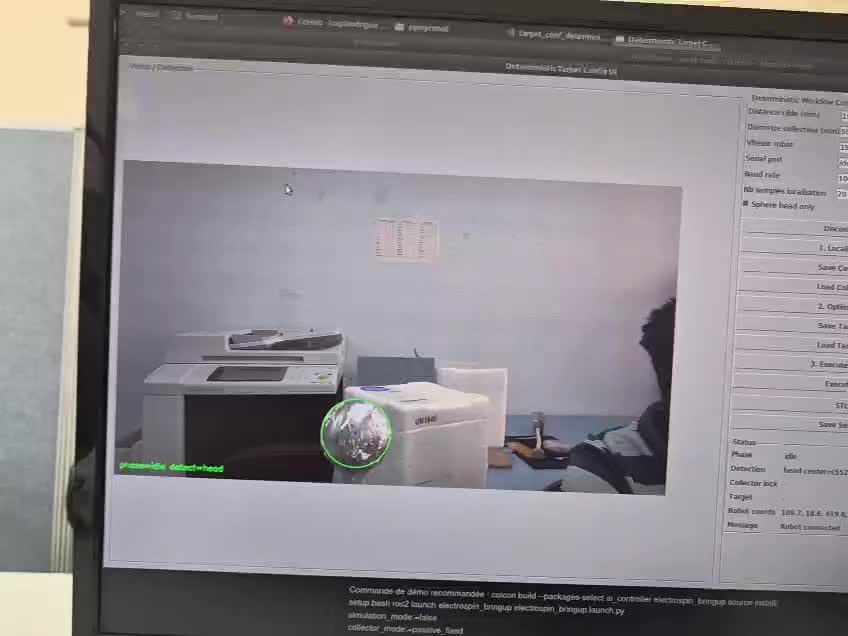
#> input picture tmp_video_frames2/vidA_01.jpg, 848 x 636 px, given in place of the camera
$ python real_time_collector_servo_safe.py
#> lines starting #> are read from the running program, lines starting #| are printed output that depends on the picture; after the words box and inside, x2 and y2 are one past the last pixel; in counts of white or black regions, pixels touching at a corner belong together
### tools/markerless_collector_tracker.py
#!/usr/bin/env python3
"""
Markerless collector tracker for a reflective spherical collector.

This script tracks the spherical collector directly from the image without an ArUco
marker. It estimates:
- image center of the sphere
- apparent radius in pixels
- approximate depth from known real diameter

This is useful to test whether the collector can still be followed when it moves,
but it is less reliable than a fiducial marker for full 3D pose estimation.
"""

from __future__ import annotations

import argparse
import json
import math
import sys
import time
from pathlib import Path
from typing import Dict, Optional, Tuple

import cv2
import numpy as np


def load_json(path: Path) -> Dict:
    with path.open("r", encoding="utf-8") as handle:
        return json.load(handle)


def save_json(path: Path, payload: Dict):
    path.write_text(json.dumps(payload, indent=2), encoding="utf-8")


def build_camera_matrix(width: int, height: int, cfg: Dict) -> Tuple[float, float, float, float]:
    fx = float(cfg.get("camera_fx", 0.0))
    fy = float(cfg.get("camera_fy", 0.0))
    cx = float(cfg.get("camera_cx", 0.0))
    cy = float(cfg.get("camera_cy", 0.0))
    hfov_deg = float(cfg.get("camera_hfov_deg", 69.0))

    if fx <= 0.0 or fy <= 0.0:
        hfov_rad = math.radians(max(hfov_deg, 1.0))
        fx = width / (2.0 * math.tan(hfov_rad / 2.0))
        fy = fx

    if cx <= 0.0:
        cx = width / 2.0
    if cy <= 0.0:
        cy = height / 2.0

    return fx, fy, cx, cy


def preprocess(frame_bgr: np.ndarray) -> np.ndarray:
    gray = cv2.cvtColor(frame_bgr, cv2.COLOR_BGR2GRAY)
    gray = cv2.GaussianBlur(gray, (9, 9), 1.6)
    return gray


def detect_circle_hough(gray: np.ndarray, cfg: Dict) -> Optional[Tuple[float, float, float]]:
    circles = cv2.HoughCircles(
        gray,
        cv2.HOUGH_GRADIENT,
        dp=float(cfg.get("hough_dp", 1.2)),
        minDist=float(cfg.get("hough_min_dist_px", 120.0)),
        param1=float(cfg.get("hough_param1", 120.0)),
        param2=float(cfg.get("hough_param2", 28.0)),
        minRadius=int(cfg.get("hough_min_radius_px", 40)),
        maxRadius=int(cfg.get("hough_max_radius_px", 320)),
    )
    if circles is None or len(circles[0]) == 0:
        return None
    best = circles[0][0]
    return float(best[0]), float(best[1]), float(best[2])


# [29 lines left out: function detect_circle_contour, not called in this run]


def estimate_depth_and_offset(
    center_x: float,
    center_y: float,
    radius_px: float,
    frame_width: int,
    frame_height: int,
    cfg: Dict,
) -> Dict:
    fx, fy, cx, cy = build_camera_matrix(frame_width, frame_height, cfg)
    sphere_diameter_m = float(cfg.get("sphere_diameter_m", 0.07))
    diameter_px = max(radius_px * 2.0, 1.0)
    z_m = fx * sphere_diameter_m / diameter_px
    x_m = (center_x - cx) * z_m / fx
    y_m = (center_y - cy) * z_m / fy
    return {
        "center_px": [float(center_x), float(center_y)],
        "radius_px": float(radius_px),
        "diameter_px": float(diameter_px),
        "camera_xyz_m": [float(x_m), float(y_m), float(z_m)],
    }


# [112 lines left out: function main, not called in this run]


# [8 lines that do not run on import are left out]

### tools/markerless_collector_pose_optimizer.py
#!/usr/bin/env python3
"""Markerless pose optimizer around a spherical collector for MyCobot 280."""

from __future__ import annotations

import argparse
import math
import sys
import time
from pathlib import Path
from typing import Dict, List, Tuple

import cv2
import numpy as np

from eye_in_hand_collector_servo import (
    build_transform_from_cfg,
    coords_deg_to_transform,
    load_json,
    make_transform,
    save_json,
    transform_to_coords_deg,
)
from markerless_collector_tracker import (
    detect_circle_contour,
    detect_circle_hough,
    estimate_depth_and_offset,
    preprocess,
)

try:
    from pymycobot.mycobot import MyCobot
    PYMCOBOT_AVAILABLE = True
except ImportError:
    PYMCOBOT_AVAILABLE = False


def normalize(vec: np.ndarray) -> np.ndarray:
    norm = float(np.linalg.norm(vec))
    if norm <= 1e-9:
        return vec.copy()
    return vec / norm


# [40 lines left out: functions rotation_angle_deg, look_at_rotation, build_local_basis, candidate_offsets, not called in this run]


def inside_workspace(position_mm: np.ndarray, cfg: Dict) -> bool:
    return (
        float(cfg["workspace_x_min_mm"]) <= float(position_mm[0]) <= float(cfg["workspace_x_max_mm"])
        and float(cfg["workspace_y_min_mm"]) <= float(position_mm[1]) <= float(cfg["workspace_y_max_mm"])
        and float(cfg["workspace_z_min_mm"]) <= float(position_mm[2]) <= float(cfg["workspace_z_max_mm"])
    )


# [272 lines left out: functions score_candidate, main, not called in this run]


# [8 lines that do not run on import are left out]

### tools/eye_in_hand_collector_servo.py
#!/usr/bin/env python3
"""
Eye-in-hand collector localization and target pose computation for MyCobot.

This script assumes:
- the camera is mounted on joint 6 / tool side
- a real ArUco marker is rigidly attached near the collector
- the marker size is known
- the transforms tool->camera, tag->collector, and tool->needle are approximated

It can run in:
- detect-only mode
- target-compute mode
- direct robot command mode via pymycobot send_coords()
"""

from __future__ import annotations

import argparse
import json
import math
import sys
import time
from pathlib import Path
from typing import Dict, Tuple

import cv2
import numpy as np

try:
    from pymycobot.mycobot import MyCobot
    PYMCOBOT_AVAILABLE = True
except ImportError:
    PYMCOBOT_AVAILABLE = False


def rpy_to_matrix(roll: float, pitch: float, yaw: float) -> np.ndarray:
    cr, sr = math.cos(roll), math.sin(roll)
    cp, sp = math.cos(pitch), math.sin(pitch)
    cy, sy = math.cos(yaw), math.sin(yaw)
    rx = np.array([[1.0, 0.0, 0.0], [0.0, cr, -sr], [0.0, sr, cr]])
    ry = np.array([[cp, 0.0, sp], [0.0, 1.0, 0.0], [-sp, 0.0, cp]])
    rz = np.array([[cy, -sy, 0.0], [sy, cy, 0.0], [0.0, 0.0, 1.0]])
    return rz @ ry @ rx


# [12 lines left out: function matrix_to_rpy, not called in this run]


def make_transform(rotation: np.ndarray, translation: np.ndarray) -> np.ndarray:
    transform = np.eye(4, dtype=float)
    transform[:3, :3] = rotation
    transform[:3, 3] = translation
    return transform


def load_json(path: Path) -> Dict:
    with path.open("r", encoding="utf-8") as handle:
        return json.load(handle)


def save_json(path: Path, payload: Dict):
    path.write_text(json.dumps(payload, indent=2), encoding="utf-8")


# [42 lines left out: functions resolve_dictionary, build_detector, detect_markers, build_camera_matrix, not called in this run]


def coords_deg_to_transform(coords: Tuple[float, float, float, float, float, float]) -> np.ndarray:
    x_mm, y_mm, z_mm, rx_deg, ry_deg, rz_deg = coords
    rotation = rpy_to_matrix(
        math.radians(rx_deg),
        math.radians(ry_deg),
        math.radians(rz_deg),
    )
    translation = np.array([x_mm / 1000.0, y_mm / 1000.0, z_mm / 1000.0], dtype=float)
    return make_transform(rotation, translation)


# [11 lines left out: function transform_to_coords_deg, not called in this run]


def build_transform_from_cfg(pos_key: str, rpy_key: str, cfg: Dict) -> np.ndarray:
    position = np.array(cfg[pos_key], dtype=float)
    rpy = np.array(cfg[rpy_key], dtype=float)
    return make_transform(rpy_to_matrix(rpy[0], rpy[1], rpy[2]), position)


def marker_area(corners: np.ndarray) -> float:
    return float(cv2.contourArea(corners.reshape(-1, 2).astype(np.float32)))


# [201 lines left out: function main, not called in this run]


# [8 lines that do not run on import are left out]

### tools/real_time_collector_servo_safe.py
#!/usr/bin/env python3
"""Safer real-time visual servo for a spherical collector with MyCobot."""

from __future__ import annotations

import argparse
import json
import math
import sys
import time
from pathlib import Path
from typing import Dict, Optional, Tuple

import cv2
import numpy as np

from eye_in_hand_collector_servo import (
    build_transform_from_cfg,
    coords_deg_to_transform,
    load_json,
    make_transform,
    save_json,
)
from markerless_collector_pose_optimizer import inside_workspace, normalize
from markerless_collector_tracker import (
    detect_circle_contour,
    detect_circle_hough,
    estimate_depth_and_offset,
    preprocess,
)

try:
    from pymycobot.mycobot import MyCobot

    PYMCOBOT_AVAILABLE = True
except ImportError:
    PYMCOBOT_AVAILABLE = False


def clamp_norm(vec: np.ndarray, max_norm: float) -> np.ndarray:
    norm = float(np.linalg.norm(vec))
    if norm <= max_norm or norm <= 1e-9:
        return vec
    return vec * (max_norm / norm)


def ema_update(previous: Optional[np.ndarray], current: np.ndarray, alpha: float) -> np.ndarray:
    if previous is None:
        return current.copy()
    return (1.0 - alpha) * previous + alpha * current


def refine_sphere_head_candidate(frame: np.ndarray, candidate: Tuple[float, float, float], cfg: Dict) -> Tuple[float, float, float]:
    x, y, radius = candidate
    margin_scale = float(cfg.get("head_refine_margin_scale", 1.5))
    top_scale = float(cfg.get("head_refine_top_scale", 1.35))
    bottom_scale = float(cfg.get("head_refine_bottom_scale", 0.25))
    roi_x0 = max(0, int(x - radius * margin_scale))
    roi_x1 = min(frame.shape[1], int(x + radius * margin_scale))
    roi_y0 = max(0, int(y - radius * top_scale))
    roi_y1 = min(frame.shape[0], int(y + radius * bottom_scale))
    if roi_x1 - roi_x0 < 20 or roi_y1 - roi_y0 < 20:
        return candidate

    roi = frame[roi_y0:roi_y1, roi_x0:roi_x1]
    hsv = cv2.cvtColor(roi, cv2.COLOR_BGR2HSV)
    value = hsv[:, :, 2]
    _, mask = cv2.threshold(value, int(cfg.get("head_refine_value_threshold", 150)), 255, cv2.THRESH_BINARY)
    kernel = np.ones((5, 5), dtype=np.uint8)
    mask = cv2.morphologyEx(mask, cv2.MORPH_OPEN, kernel)
    mask = cv2.morphologyEx(mask, cv2.MORPH_CLOSE, kernel)

    contours, _ = cv2.findContours(mask, cv2.RETR_EXTERNAL, cv2.CHAIN_APPROX_SIMPLE)
    best = None
    best_score = -1.0
    min_area = float(cfg.get("head_refine_min_area_px", 500.0))
    min_radius = float(cfg.get("head_refine_min_radius_px", 10.0))
    max_aspect = float(cfg.get("head_refine_max_aspect_ratio", 1.35))

    for contour in contours:
        area = cv2.contourArea(contour)
        if area < min_area:
            continue
        perimeter = cv2.arcLength(contour, True)
        if perimeter <= 1e-6:
            continue
        rx, ry, rw, rh = cv2.boundingRect(contour)
        aspect = max(rw / max(rh, 1.0), rh / max(rw, 1.0))
        if aspect > max_aspect:
            continue
        circularity = 4.0 * math.pi * area / (perimeter * perimeter)
        (cx, cy), cr = cv2.minEnclosingCircle(contour)
        if cr < min_radius:
            continue
        score = circularity * area
        if score > best_score:
            best = (float(cx + roi_x0), float(cy + roi_y0), float(cr))
            best_score = score

    return best if best is not None else candidate


def detect_candidate(frame: np.ndarray, cfg: Dict, method: str) -> Tuple[Optional[Tuple[float, float, float]], str]:
    gray = preprocess(frame)
    candidate = None
    detect_mode = "none"
    if method in {"auto", "hough"}:
        candidate = detect_circle_hough(gray, cfg)
        if candidate is not None:
            detect_mode = "hough"
    if candidate is None and method in {"auto", "contour"}:
        candidate = detect_circle_contour(frame, cfg)
        if candidate is not None:
            detect_mode = "contour"
    if candidate is not None and bool(cfg.get("sphere_head_only", True)):
        candidate = refine_sphere_head_candidate(frame, candidate, cfg)
        detect_mode = "head"
    return candidate, detect_mode


def main() -> None:
    parser = argparse.ArgumentParser(description="Safe real-time spherical collector servo for MyCobot")
    parser.add_argument("--config", default="tools/real_time_collector_servo_safe_config.example.json")
    parser.add_argument("--camera-index", type=int, default=None)
    parser.add_argument("--control-robot", action="store_true")
    parser.add_argument("--serial-port", default=None)
    parser.add_argument("--baud-rate", type=int, default=None)
    parser.add_argument("--speed", type=int, default=12)
    parser.add_argument("--headless", action="store_true")
    parser.add_argument("--save-last-json", default="")
    parser.add_argument("--method", default="auto", choices=["auto", "hough", "contour"])
    args = parser.parse_args()

    cfg_path = Path(args.config)
    if not cfg_path.exists():
        raise FileNotFoundError(f"Config file not found: {cfg_path}")
    cfg = load_json(cfg_path)
#> (reads tools/real_time_collector_servo_safe_config.example.json from the repository)
    if args.camera_index is not None:
        cfg["camera_index"] = args.camera_index
    if args.serial_port is not None:
        cfg["serial_port"] = args.serial_port
    if args.baud_rate is not None:
        cfg["baud_rate"] = args.baud_rate

    cap = cv2.VideoCapture(int(cfg.get("camera_index", 0)))
    if not cap.isOpened():
        raise RuntimeError(f"Cannot open camera index {cfg.get('camera_index', 0)}")
    cap.set(cv2.CAP_PROP_FRAME_WIDTH, int(cfg.get("frame_width", 1280)))
    cap.set(cv2.CAP_PROP_FRAME_HEIGHT, int(cfg.get("frame_height", 720)))
    cap.set(cv2.CAP_PROP_FPS, int(cfg.get("fps", 30)))

    robot = None
    if args.control_robot:
        if not PYMCOBOT_AVAILABLE:
            raise RuntimeError("pymycobot is not installed. Install it or disable --control-robot.")
        robot = MyCobot(cfg.get("serial_port", "/dev/ttyTHS1"), int(cfg.get("baud_rate", 1000000)))
        time.sleep(1.0)

    tool_from_camera = build_transform_from_cfg("tool_from_camera_position_m", "tool_from_camera_rpy_rad", cfg)
    tool_to_needle = build_transform_from_cfg("needle_from_tool_position_m", "needle_from_tool_rpy_rad", cfg)
    sphere_radius_m = 0.5 * float(cfg.get("sphere_diameter_m", 0.05))
    target_gap_m = float(cfg.get("target_distance_mm", 150.0)) / 1000.0
    alpha = float(cfg.get("filter_alpha", 0.22))
    max_step_m = float(cfg.get("max_step_m", 0.008))
    max_position_error_m = float(cfg.get("max_position_error_m", 0.06))
    min_command_interval_s = float(cfg.get("min_command_interval_s", 0.65))
    command_deadband_mm = float(cfg.get("command_deadband_mm", 2.5))
    lost_timeout_s = float(cfg.get("lost_timeout_s", 0.8))
    max_depth_jump_m = float(cfg.get("max_depth_jump_m", 0.08))
    max_xy_jump_m = float(cfg.get("max_xy_jump_m", 0.05))
    simulated_coords = tuple(float(v) for v in cfg.get("simulated_robot_coords_mm_deg", [160.0, 0.0, 180.0, 0.0, -90.0, 0.0]))

    auto_follow = False
    filtered_collector_base = None
    filtered_radius_px = None
    last_detection_time = 0.0
    last_payload = None
    last_command_time = 0.0

    print("Safe real-time collector servo started.")
    print("Keys: g=toggle follow, m=single safe correction, s=save latest JSON, q=quit")
    print("This mode keeps the current tool orientation and only applies small filtered translations.")

    try:
        while True:
            ok, frame = cap.read()
#> frame is the input picture: shape (636, 848, 3); mean B, G, R 140.3, 136, 140.3
            if not ok:
                time.sleep(0.1)
                continue

            debug_frame = frame.copy()
            candidate, detect_mode = detect_candidate(frame, cfg, args.method)
#> in preprocess, `gray = cv2.cvtColor(frame_bgr, cv2.COLOR_BGR2GRAY)`:
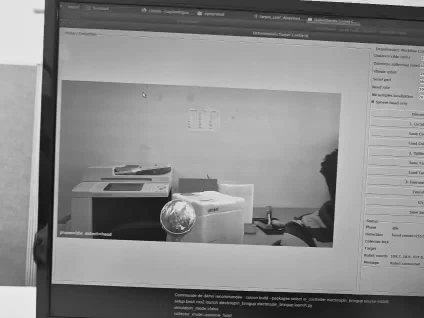
#> gray: shape (636, 848) (shown at 1/2 size); min 0, max 248, mean 137.8
#> in detect_circle_hough, `circles = cv2.HoughCircles( gray, cv2.HOUGH_GRADIENT, dp=float(cfg.get..`: circles = 17 rows, first 8: [377.4, 318.6, 299.4], [520.2, 340.2, 271.7], [655.8, 324.6, 286.2], [420.6, 508.2, 124], [229.8, 503.4, 163.4], [257.4, 270.6, 209.9], [252.6, 629.4, 263.7], [537, 574.2, 115.1]
#> in detect_circle_hough, `best = circles[0][0]`: best = [377.4, 318.6, 299.4]
#> in detect_candidate, `candidate = detect_circle_hough(gray, cfg)`: candidate = (377.4, 318.6, 299.4)
#> in refine_sphere_head_candidate, `x, y, radius = candidate`: x = 377.4; y = 318.6; radius = 299.4
#> in refine_sphere_head_candidate, `roi_x0 = max(0, int(x - radius * margin_scale))`: roi_x0 = 0
#> in refine_sphere_head_candidate, `roi_x1 = min(frame.shape[1], int(x + radius * margin_scale))`: roi_x1 = 826
#> in refine_sphere_head_candidate, `roi_y0 = max(0, int(y - radius * top_scale))`: roi_y0 = 0
#> in refine_sphere_head_candidate, `roi_y1 = min(frame.shape[0], int(y + radius * bottom_scale))`: roi_y1 = 393
#> in refine_sphere_head_candidate, `roi = frame[roi_y0:roi_y1, roi_x0:roi_x1]`:
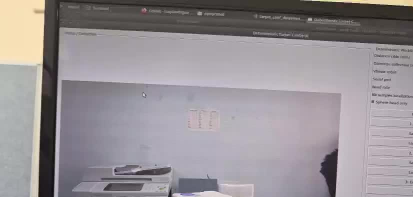
#> roi: shape (393, 826, 3) (shown at 1/2 size); mean B, G, R 149.2, 145.2, 151
#> in refine_sphere_head_candidate, `value = hsv[:, :, 2]`:
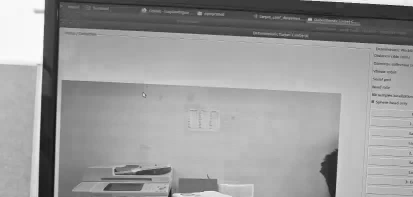
#> value: shape (393, 826) (shown at 1/2 size); min 16, max 255, mean 153.9
#> in refine_sphere_head_candidate, `_, mask = cv2.threshold(value, int(cfg.get("head_refine_value_threshol..`:
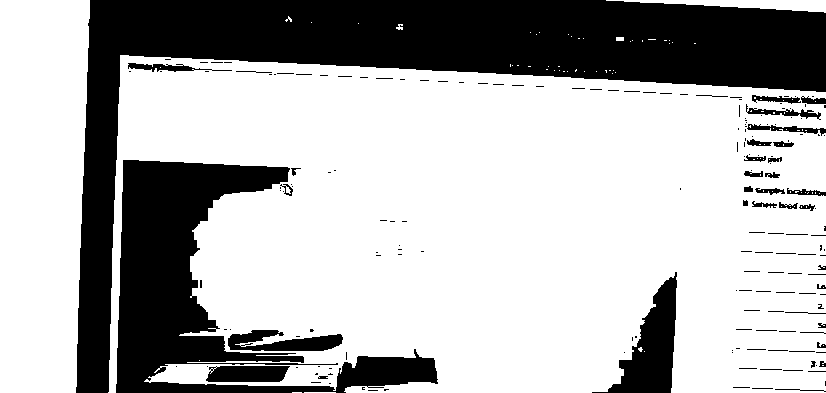
#> mask: shape (393, 826); 69.7% white; 186 black regions (141 under 20 px), largest, box (x1, y1, x2, y2) and area: (76, 0, 826, 393) 62455, (116, 160, 438, 393) 25049, (592, 272, 677, 393) 4145
#> in refine_sphere_head_candidate, `mask = cv2.morphologyEx(mask, cv2.MORPH_OPEN, kernel)`:
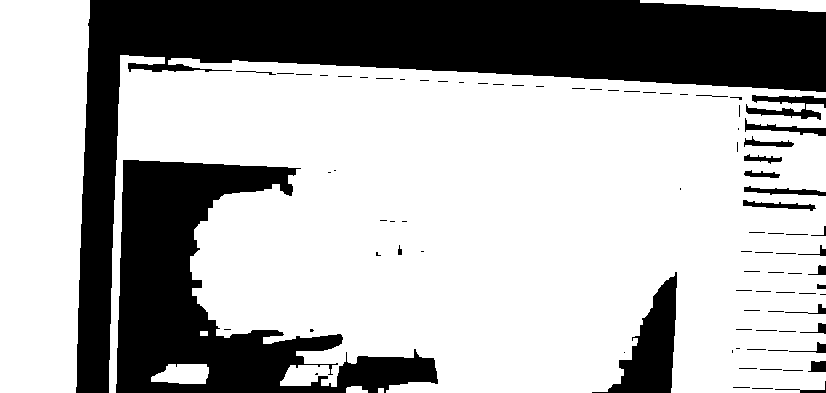
#> mask: shape (393, 826); 68.8% white; 87 black regions (58 under 20 px), largest, box (x1, y1, x2, y2) and area: (76, 0, 826, 393) 63247, (116, 160, 438, 393) 29463, (592, 272, 677, 393) 4216
#> in refine_sphere_head_candidate, `contours, _ = cv2.findContours(mask, cv2.RETR_EXTERNAL, cv2.CHAIN_APPR..`: contours = 6 contours; box (x1, y1, x2, y2) and area: (109, 55, 826, 393) 190482, (0, 0, 90, 393) 32077, (640, 0, 826, 12) 1152, (151, 364, 209, 384) 870, (346, 386, 368, 393) 98, (200, 331, 208, 336) 28
#> (the rest of the program and of its run is left out)
